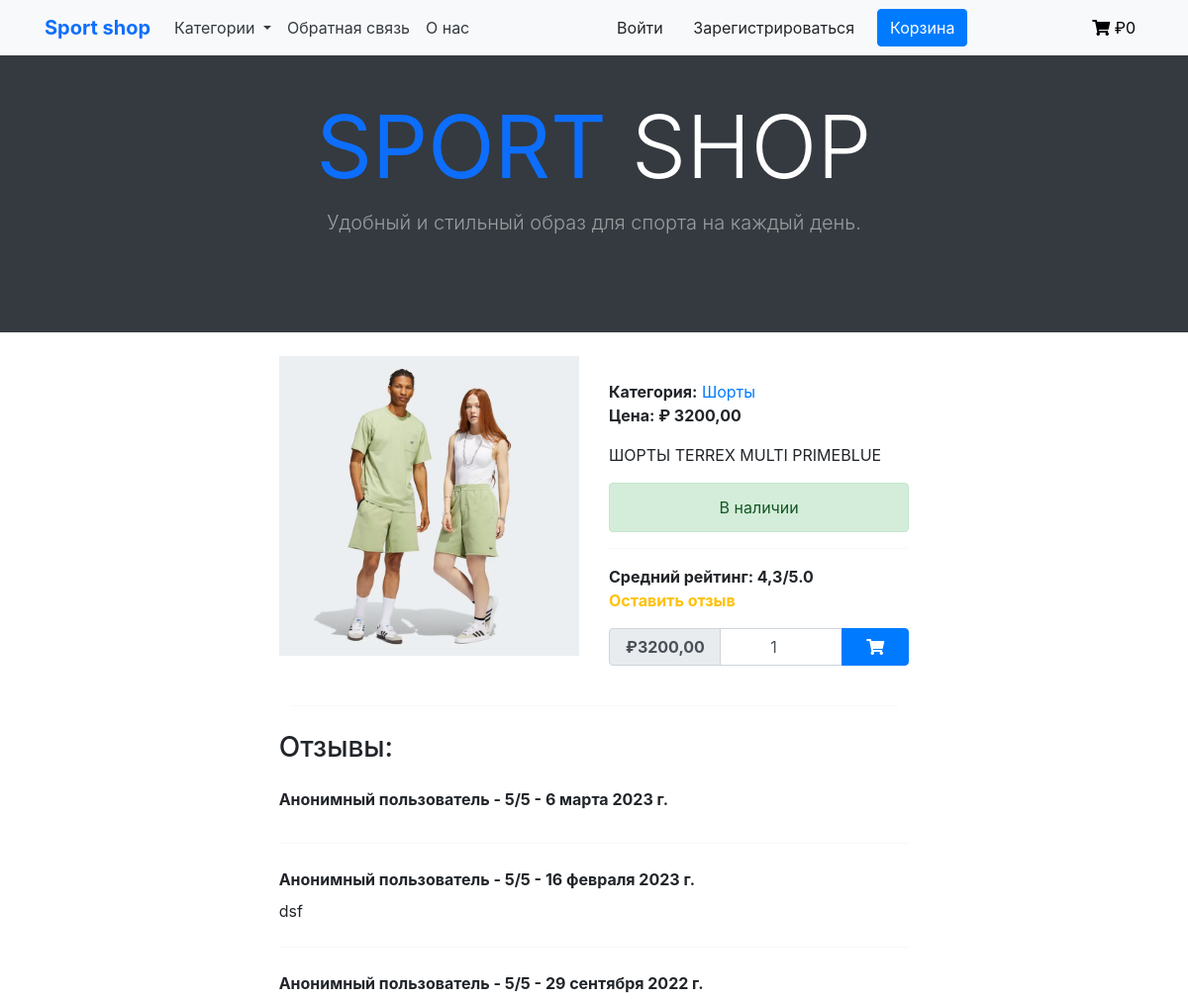
The page /category/shorty/shorty1 (upper part) on the database as committed earlier.
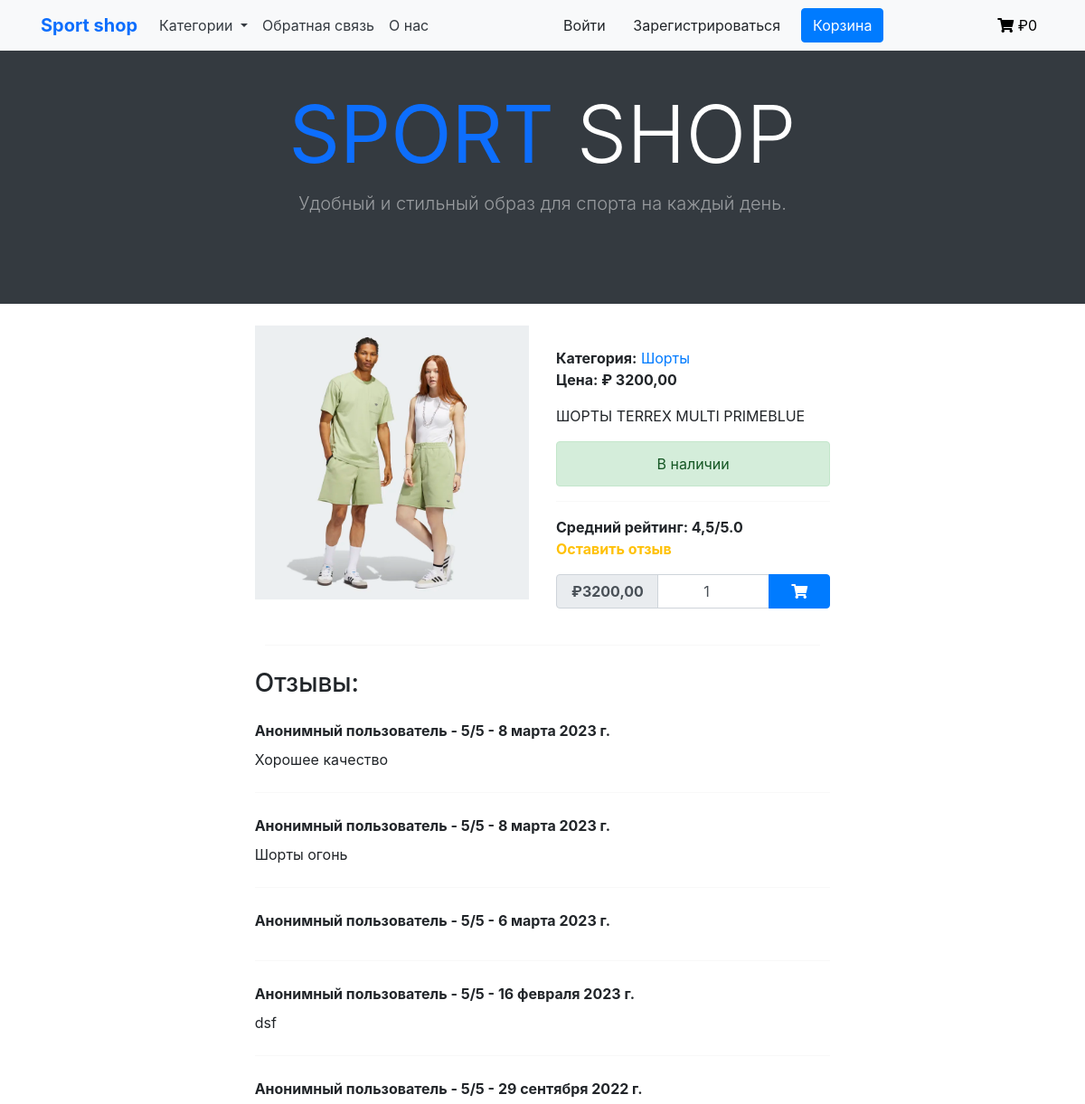
The same page on the database as committed later.
### shop/models.py (models this page shows, shortened)
class Product(models.Model):
    category = models.ForeignKey(Category, verbose_name='Категория', on_delete=models.CASCADE)
    title = models.CharField(max_length=255, verbose_name='Наименование')
    slug = models.SlugField(unique=True)
    image = models.ImageField(verbose_name='Изображение')
    description = models.TextField(verbose_name='Описание', null=True)
    price = models.DecimalField(max_digits=9, decimal_places=2, verbose_name='Цена')
    available = models.BooleanField(default=True, verbose_name='Доступность')
    class Meta:
        verbose_name = 'Товары'  # отображение названия в админке
        verbose_name_plural = 'Товары'  # отображение названия в админке
        ordering = ('title',)
    def get_average_review_score(self):
        average_score = 0.0
        if self.reviews.count() > 0:
            total_score = sum([review.rating for review in self.reviews.all()])
            average_score = total_score / self.reviews.count()
        return round(average_score, 1)

class Category(models.Model):
    name = models.CharField(max_length=255, verbose_name='Имя категории')
    slug = models.SlugField(unique=True)
    class Meta:
        ordering = ('name',)  # сортировка применяется и в отображении в админке и в шаблонах
        verbose_name = 'Категории'
        verbose_name_plural = 'Категории'
    def __str__(self):
        return self.name
    def get_absolute_url(self):
        return reverse('shop:product_list_by_category', args=[self.slug])

class Review(models.Model):
    product = models.ForeignKey(Product, related_name='reviews', on_delete=models.CASCADE, verbose_name='Продукт')
    author = models.CharField(max_length=50, verbose_name='Автор')
    rating = models.IntegerField(validators=[MinValueValidator(1), MaxValueValidator(5)], verbose_name='Рейтинг')
    text = models.TextField(blank=True, verbose_name='Текст')
    created = models.DateTimeField(auto_now_add=True, verbose_name='Дата создания')
    class Meta:
        ordering = ('-created', )

### shop/views.py (the view, shortened to what this page needs)
# urls.py: path('category/<slug:category_slug>/<slug:slug>', ProductDetailView.as_view(), name='product_detail'),
class ProductDetailView(DataMixin, DetailView):
    model = Product
    context_object_name = 'product'
    template_name = 'shop/product/detail.html'
    def get_context_data(self, **kwargs):
        context = super().get_context_data(**kwargs)
        context['category'] = get_object_or_404(Category, slug=self.kwargs['category_slug'])
        context['review_form'] = ReviewForm()
        context['cart_product_form'] = CartAddProductForm()
        context = self.get_user_context(**context)
        return context

### shop/forms.py
class ReviewForm(forms.ModelForm):
    class Meta:
        model = Review
        fields = ['text', 'rating']
        widgets = {
            'text': forms.Textarea(
                attrs={'class': 'form-control shadow px-2',
                       'rows': 6
                       }
            ),
            'rating': forms.RadioSelect
        }

### cart/forms.py
class CartAddProductForm(forms.Form):
    quantity = forms.IntegerField(
        min_value=1,
        widget=NumberInput(attrs={
            'class': 'form-control text-center px-3',
            'value': 1
        })
    )

### cart/cart_services.py (called while the page is built)
    def get_cart(self) -> Dict[str, Dict[str, Union[str, int]]]:
        return self.session.get(settings.CART_ID, {})

### cart/context_processors.py (called while the page is built)
def get_cart_total_price(request):
    cart = Cart(request)
    cart_total_price = sum(Decimal(item['price']) * item['quantity'] for item in cart.get_cart().values())
    return {
        'cart_total_price': cart_total_price
    }

### shop/context_processors.py (called while the page is built)
def get_categories_from_shop(request):
    categories = Category.objects.all()
    return {'categories': categories}

### shop/utils.py (called while the page is built)
    def get_user_context(self, **kwargs):
        context = kwargs
        categories = Category.objects.all()
        context['categories'] = categories
        return context

### shop/templates/shop/product/detail.html (shortened to what this page needs)
{% extends "shop/base.html" %}
{% load static %}
{% block content %}
    <br>
    <div class="card shadow-custom border-0 col-lg-8 mx-auto">
        <div class="row justify-content-center">
            <div class="col-lg-6">
                <img src="{{ product.image.url }}" alt="" class="img-fluid rounded-0">
            </div>
            <div class="col-lg-6">
                <div class="top">
                    <div>
                        <span class="font-weight-bold text-grey">Категория:</span>
                        <a href="{{ product.category.get_absolute_url }}"> {{ product.category }}</a>
                    </div>
                    <div>
                        <span class="font-weight-bold text-grey">Цена: <span class="price">₽ {{ product.price }}</span></span>
                    </div>
                </div>
                <div class="mt-3">
                    {{ product.description }}
                </div>
                {% if product.available %}
                    <div class="alert alert-success my-3 text-center">В наличии</div>
                {% else %}
                    <div class="alert alert-danger my-3 text-center">Временно недоступен</div>
                {% endif %}
                <hr>
                <div class="review">
                    <span class="font-weight-bold text-grey">Средний рейтинг: {{ product.get_average_review_score }}/5.0</span>
                    <div class="mb-3 font-weight-bold">
                        <a href="" class="text-warning" data-toggle="modal" data-target="#myModal">Оставить отзыв</a>
                    </div>
                </div>
                <div class="mb-4">
                    <form action="{% url 'cart:cart_add' product.id %}" method="post">
                        <span class="input-group add-to-cart shadow-custom">
                            <div class="input-group-prepend">
                                <span class="input-group-text font-weight-bold px-3 price">₽{{ product.price }}</span>
                            </div>
                            {{ cart_product_form.quantity }}
                            <div class="input-group-append">
                                <button class="btn btn-primary px-4 reduce_padding" type="submit" data-toggle="tooltip" data-placement="top" title="Add to cart">
                                    <i class="fas fa-shopping-cart"></i>
                                </button>
                            </div>
                        </span>
                    </form>
                </div>
            </div>
        </div>
    </div>
    <hr class="col-7 mx-auto">
    <div class="card shadow-custom border-0 col-lg-8 mx-auto mb-3">
        <h3 class="py-2 text-grey">Отзывы:</h3>
        {% for review in product.reviews.all %}
            <span class="font-weight-bold py-2 text-grey">{{ review.author }} - {{ review.rating }}/5 - {{ review.created|date }}</span>
            <span class="text-justify pb-2">{{ review.text }}</span>
            <hr>
        {% empty %}
            <span class="pb-2">Пока нет отзывов</span>
        {% endfor %}
    </div>
{% endblock %}

### shop/templates/shop/base.html (shortened to what this page needs)
{% load static %}
<!DOCTYPE html>
<html>
  <head>
    <link href="{% static 'shop/css/base.css' %}" rel="stylesheet">
    <link rel="stylesheet" href="https://cdnjs.cloudflare.com/ajax/libs/twitter-bootstrap/4.1.3/css/bootstrap.min.css">
    <link rel="stylesheet" href="https://cdnjs.cloudflare.com/ajax/libs/font-awesome/4.7.0/css/font-awesome.min.css">
    <link rel="stylesheet" href="{% static 'shop/css/bootstrap.css'  %}">
    <link href="https://cdn.jsdelivr.net/npm/bootstrap@5.2.1/dist/css/bootstrap.min.css" rel="stylesheet">
    <link rel="stylesheet" href="https://pro.fontawesome.com/releases/v5.10.0/css/all.css"/>
    <link rel="stylesheet" href="https://cdnjs.cloudflare.com/ajax/libs/font-awesome/5.13.0/css/all.min.css">
    <link rel="stylesheet" href="https://stackpath.bootstrapcdn.com/bootstrap/4.4.1/css/bootstrap.min.css">
  </head>
<body>
    {% block mainmenu %}
    <div class="header-white">
        <nav class="navbar navbar-dark navbar-expand-md navigation-clean-search fixed-top bg-light">
            <div class="container">
                <a class="navbar-brand text-dark" href="{% url 'shop:product_list' %}">
                    <span style="color:#0d6efd"><b>Sport shop</b></span>
                </a>
                <div class="collapse navbar-collapse" id="navcol-1">
                    <ul class="nav navbar-nav">
                        <li class="dropdown">
                            <a class="dropdown-toggle nav-link dropdown-toggle text-dark" data-toggle="dropdown" aria-expanded="false" href="#">Категории </a>
                        </li>
                        <li class="nav-item" role="presentation">
                            <a class="nav-link active text-dark" href="{% url 'shop:feedback' %}">Обратная связь</a>
                        </li>
                        <li class="nav-item" role="presentation">
                            <a class="nav-link active text-dark" href="{% url 'shop:about' %}">О нас</a>
                        </li>
                    </ul>
                    {% if request.user.is_authenticated %}
                    <span style="color:#4169E1;">{{ user.username }} &nbsp</span>
                    <a class="btn btn-light action-button" role="button" href="{% url 'shop:logout' %}">Выйти</a>
                    {% else %}
                    <a class="btn btn-light action-button" role="button" href="{% url 'shop:login' %}">Войти</a>&nbsp
                    <a class="btn btn-light action-button" role="button" href="{% url 'shop:register' %}">Зарегистрироваться</a>
                    {% endif %}
                </div>
                <a class="ott btn btn-primary" href="{% url 'cart:cart_detail' %}" role="button">
                    <span >Корзина</span>
                </a>
                <div class="collapse navbar-collapse" id="navbarCollapse">
                    <ul class="navbar-nav ml-auto">
                        <li class="nav-item">
                            <div class="dropdown-custom">
                                <a href="{% url 'cart:cart_detail' %}" class="nav-link text-black drop-btn">
                                    <i class="fas fa-shopping-cart"></i>
                                    ₽<span id="cart_price">{{ cart_total_price }}</span>
                                </a>
                            </div>
                        </li>
                    </ul>
                </div>
            </div>
        </nav>
    </div>
    {% endblock mainmenu %}
    <header class="bg-dark py-5">
        <div class="container px-4 px-lg-5 my-5">
            <div class="text-center text-white">
                <h1 class="display-2"><span style="color:#0d6efd"><b> SPORT </b></span> SHOP</h1>
                <p class="lead text-white-50 mb-0">Удобный и стильный образ для спорта на каждый день.</p>
            </div>
        </div>
    </header>
    <div id="content">
        {% block content %} {% endblock %}
    </div>
    <br>
</body>
</html>

### shop/static/shop/css/base.css (style rules this page uses)
body { margin:0; padding:0; font-family:helvetica, sans-serif; }
h1, h2, h3, h4, h5 , h6 { font-family: 'Ubuntu', sans-serif; font-weight:normal; }
a { text-decoration:none; color:#5993bb; }
#content { padding:0 100px; overflow:hidden; }

Rows that differ between the two databases and show on the page:
computed for Product "ШОРТЫ TERREX MULTI PRIMEBLUE": get_average_review_score "4,3" → "4,5"
added Review: author "Анонимный пользователь", rating "5", created "8 марта 2023 г.", text "Хорошее качество"
added Review: author "Анонимный пользователь", rating "5", created "8 марта 2023 г.", text "Шорты огонь"
